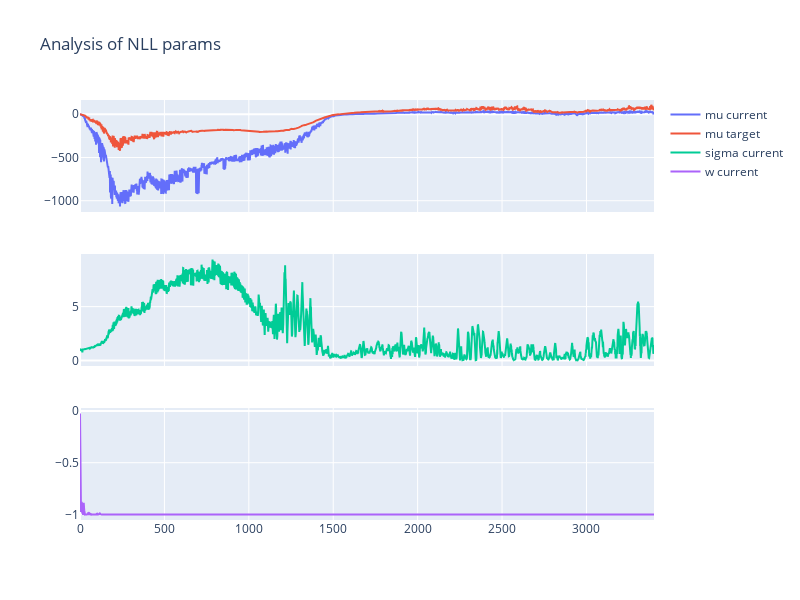

Notebook code cell kept with this figure:
### Code cell
fig = make_subplots(rows = 3, cols =1, shared_xaxes = True)
        
fig.add_trace(go.Scatter(y = df['mu_current'], mode = 'lines', name = 'mu current'), row = 1, col = 1)
fig.add_trace(go.Scatter(y = df['td_targets'], mode = 'lines', name = 'mu target'), row = 1, col = 1)

fig.add_trace(go.Scatter(y = df['sigma_current'], mode = 'lines', name = 'sigma current'), row = 2, col = 1)
# fig.add_trace(go.Scatter(y = df['sigma_target'], mode = 'lines', name = 'sigma target'), row = 2, col = 1)

fig.add_trace(go.Scatter(y = df['alpha_current'], mode = 'lines', name = 'w current'), row = 3, col = 1)
# fig.add_trace(go.Scatter(y = df['w_target'], mode = 'lines', name = 'w target'), row = 3, col = 1)

fig.update_layout(height = 600, width = 800, title_text = 'Analysis of NLL params', showlegend = True)

fig.show()

### Figure 1 — Plotly figure (JSON) as saved in the notebook; plotly's stock layout.template omitted (floating-point values rounded to 4 significant figures; data arrays with more than 128 entries replaced by an {"elided": "..."} marker saying what was removed)
{"data": [{"mode": "lines", "name": "mu current", "type": "scatter", "xaxis": "x", "y": {"elided": "3401 float values"}, "yaxis": "y"}, {"mode": "lines", "name": "mu target", "type": "scatter", "xaxis": "x", "y": {"elided": "3401 float values"}, "yaxis": "y"}, {"mode": "lines", "name": "sigma current", "type": "scatter", "xaxis": "x2", "y": {"elided": "3401 float values"}, "yaxis": "y2"}, {"mode": "lines", "name": "w current", "type": "scatter", "xaxis": "x3", "y": {"elided": "3401 float values"}, "yaxis": "y3"}], "layout": {"height": 600, "showlegend": true, "title": {"text": "Analysis of NLL params"}, "width": 800, "xaxis": {"anchor": "y", "domain": [0, 1], "matches": "x3", "showticklabels": false}, "xaxis2": {"anchor": "y2", "domain": [0, 1], "matches": "x3", "showticklabels": false}, "xaxis3": {"anchor": "y3", "domain": [0, 1]}, "yaxis": {"anchor": "x", "domain": [0.7333, 1]}, "yaxis2": {"anchor": "x2", "domain": [0.3667, 0.6333]}, "yaxis3": {"anchor": "x3", "domain": [0, 0.2667]}}}
